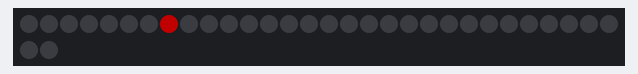
Simulated run of this sketch. Board: ATtiny85, built with avr-gcc and run on an emulated ATtiny85. Shown: 32 RGB LEDs in strip order, left to right, continuing on the next row. Dim RGB values are drawn brighter than linear; random numbers use the default seed unless the sketch sets one.

Above: at 0.15 s.
At 4.05 s:
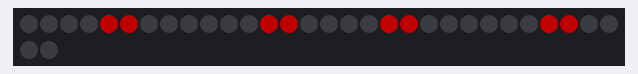
At 12.58 s:
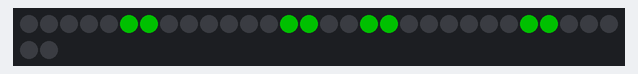
At 21.12 s:
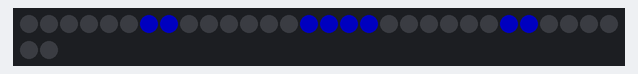
At 32.9 s:
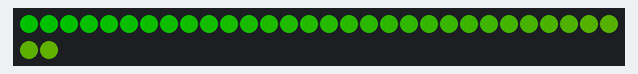

Measured:
- what the display in image 4 shows lasts 1.3 s, from 32.9 s to 34.2 s

The sketch:

goddles_1.0.ino
```cpp
// Low power NeoPixel goggles example.
// Makes a nice blinky display with just a few LEDs on at any time.


#include <Adafruit_NeoPixel.h>

#ifdef __AVR_ATtiny85__ // Trinket, Gemma, etc.
#include <avr/power.h>
#endif

#define PIN 0

Adafruit_NeoPixel pixels = Adafruit_NeoPixel(32, PIN);

uint8_t  mode   = 0, // Current animation effect
         offset = 0; // Position of spinny eyes
uint32_t prevTime;
uint32_t color_array[] = {pixels.Color(255, 0, 0), pixels.Color(255, 153, 0), pixels.Color(0, 255, 0),
                          pixels.Color(0, 255, 153), pixels.Color(0, 0, 255)
                         };

uint8_t color_index = 0;

void setup() {
#ifdef __AVR_ATtiny85__ // Trinket, Gemma, etc.
  if (F_CPU == 16000000) clock_prescale_set(clock_div_1);
#endif

  pixels.begin();
  pixels.setBrightness(85); // 1/3 brightness
  prevTime = millis();
}

void loop() {
  uint8_t  i;
  uint32_t t;

  uint32_t color = color_array[color_index];
  switch (mode) {

    case 0: // Random sparks - just one LED on at a time!
      i = random(32);
      pixels.setPixelColor(i, color);
      pixels.show();
      delay(10);
      pixels.setPixelColor(i, 0);
      break;

    case 1: // Spinny wheels (8 LEDs on at a time)
      for (i = 0; i < 16; i++) {
        uint32_t c = 0;
        if (((offset + i) & 7) < 2) c = color; // 4 pixels on...
        pixels.setPixelColor(   i, c); // First eye
        pixels.setPixelColor(31 - i, c); // Second eye (flipped)
      }
      pixels.show();
      offset++;
      delay(50);
      break;

    case 2: // Random sparks of sequential color - just one LED on at a time!
      i = random(32);
      pixels.setPixelColor(i, color);
      pixels.show();
      delay(10);
      pixels.setPixelColor(i, 0);
      color_index++;
      if (color_index > sizeof(color_array)) color_index = 1;
      break;

    case 3:
      uint16_t j, k ;
      for (j = 0; j < 256; j++) {
        for (k = 0; k < 32; k++) {
          pixels.setPixelColor(k, Wheel((j + k) & 255));
        }
        pixels.show();
      }
      offset++;
      delay(50);
      break;
  }

  t = millis();
  if ((t - prevTime) > 2000) {     // Every 2 seconds...
    mode++;                        // Next mode
    if (mode > 3) {                // End of modes?
      mode = 0;                    // Start modes over
      color_index++;
      if (color_index > sizeof(color_array)) color_index = 1;
    }
    for (i = 0; i < 32; i++) pixels.setPixelColor(i, 0);
    prevTime = t;
  }
}

uint32_t Wheel(byte WheelPos) {
  if (WheelPos < 85) {
    return pixels.Color(WheelPos * 3, 255 - WheelPos * 3, 0);
  } else if (WheelPos < 170) {
    WheelPos -= 85;
    return pixels.Color(255 - WheelPos * 3, 0, WheelPos * 3);
  } else {
    WheelPos -= 170;
    return pixels.Color(0, WheelPos * 3, 255 - WheelPos * 3);
  }
}
```
